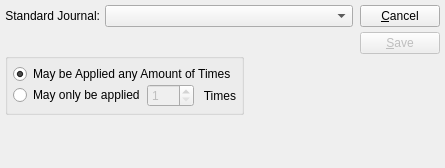
<?xml version="1.0" encoding="UTF-8"?>
<ui version="4.0">
 <comment>This file is part of the xTuple ERP: PostBooks Edition, a free and
open source Enterprise Resource Planning software suite,
Copyright (c) 1999-2019 by OpenMFG LLC, d/b/a xTuple.
It is licensed to you under the Common Public Attribution License
version 1.0, the full text of which (including xTuple-specific Exhibits)
is available at www.xtuple.com/CPAL.  By using this software, you agree
to be bound by its terms.</comment>
 <class>standardJournalGroupItem</class>
 <widget class="QDialog" name="standardJournalGroupItem">
  <property name="geometry">
   <rect>
    <x>0</x>
    <y>0</y>
    <width>445</width>
    <height>168</height>
   </rect>
  </property>
  <property name="windowTitle">
   <string>Standard Journal Group Item</string>
  </property>
  <layout class="QHBoxLayout">
   <property name="spacing">
    <number>7</number>
   </property>
   <property name="margin">
    <number>5</number>
   </property>
   <item>
    <layout class="QVBoxLayout">
     <property name="spacing">
      <number>0</number>
     </property>
     <property name="margin">
      <number>0</number>
     </property>
     <item>
      <layout class="QVBoxLayout">
       <property name="spacing">
        <number>5</number>
       </property>
       <property name="margin">
        <number>0</number>
       </property>
       <item>
        <layout class="QHBoxLayout">
         <property name="spacing">
          <number>5</number>
         </property>
         <property name="margin">
          <number>0</number>
         </property>
         <item>
          <widget class="QLabel" name="_stdjrnlLit">
           <property name="text">
            <string>Standard Journal:</string>
           </property>
           <property name="alignment">
            <set>Qt::AlignRight|Qt::AlignTrailing|Qt::AlignVCenter</set>
           </property>
          </widget>
         </item>
         <item>
          <widget class="XComboBox" name="_stdjrnl">
           <property name="sizePolicy">
            <sizepolicy hsizetype="Expanding" vsizetype="Fixed">
             <horstretch>0</horstretch>
             <verstretch>0</verstretch>
            </sizepolicy>
           </property>
           <property name="allowNull">
            <bool>true</bool>
           </property>
          </widget>
         </item>
        </layout>
       </item>
       <item>
        <layout class="QHBoxLayout">
         <property name="spacing">
          <number>0</number>
         </property>
         <property name="margin">
          <number>0</number>
         </property>
         <item>
          <widget class="DateCluster" name="_dates"/>
         </item>
         <item>
          <spacer>
           <property name="orientation">
            <enum>Qt::Horizontal</enum>
           </property>
           <property name="sizeType">
            <enum>QSizePolicy::Expanding</enum>
           </property>
           <property name="sizeHint" stdset="0">
            <size>
             <width>200</width>
             <height>16</height>
            </size>
           </property>
          </spacer>
         </item>
        </layout>
       </item>
       <item>
        <layout class="QHBoxLayout">
         <property name="spacing">
          <number>0</number>
         </property>
         <property name="margin">
          <number>0</number>
         </property>
         <item>
          <widget class="QGroupBox" name="_applyGroup">
           <property name="title">
            <string/>
           </property>
           <layout class="QVBoxLayout">
            <property name="spacing">
             <number>0</number>
            </property>
            <property name="margin">
             <number>5</number>
            </property>
            <item>
             <widget class="QRadioButton" name="_unlimited">
              <property name="text">
               <string>May be Applied any Amount of Times</string>
              </property>
              <property name="checked">
               <bool>true</bool>
              </property>
             </widget>
            </item>
            <item>
             <layout class="QHBoxLayout">
              <property name="spacing">
               <number>0</number>
              </property>
              <property name="margin">
               <number>0</number>
              </property>
              <item>
               <layout class="QHBoxLayout">
                <property name="spacing">
                 <number>2</number>
                </property>
                <property name="margin">
                 <number>0</number>
                </property>
                <item>
                 <widget class="QRadioButton" name="_limited">
                  <property name="text">
                   <string>May only be applied</string>
                  </property>
                 </widget>
                </item>
                <item>
                 <widget class="QSpinBox" name="_toApply">
                  <property name="enabled">
                   <bool>false</bool>
                  </property>
                  <property name="minimum">
                   <number>1</number>
                  </property>
                  <property name="maximum">
                   <number>999</number>
                  </property>
                 </widget>
                </item>
                <item>
                 <widget class="QLabel" name="_timesLit">
                  <property name="text">
                   <string>Times</string>
                  </property>
                  <property name="alignment">
                   <set>Qt::AlignRight|Qt::AlignTrailing|Qt::AlignVCenter</set>
                  </property>
                 </widget>
                </item>
               </layout>
              </item>
              <item>
               <spacer>
                <property name="orientation">
                 <enum>Qt::Horizontal</enum>
                </property>
                <property name="sizeType">
                 <enum>QSizePolicy::Preferred</enum>
                </property>
                <property name="sizeHint" stdset="0">
                 <size>
                  <width>0</width>
                  <height>10</height>
                 </size>
                </property>
               </spacer>
              </item>
             </layout>
            </item>
           </layout>
          </widget>
         </item>
         <item>
          <spacer>
           <property name="orientation">
            <enum>Qt::Horizontal</enum>
           </property>
           <property name="sizeType">
            <enum>QSizePolicy::Expanding</enum>
           </property>
           <property name="sizeHint" stdset="0">
            <size>
             <width>61</width>
             <height>10</height>
            </size>
           </property>
          </spacer>
         </item>
        </layout>
       </item>
      </layout>
     </item>
     <item>
      <spacer>
       <property name="orientation">
        <enum>Qt::Vertical</enum>
       </property>
       <property name="sizeType">
        <enum>QSizePolicy::Expanding</enum>
       </property>
       <property name="sizeHint" stdset="0">
        <size>
         <width>16</width>
         <height>16</height>
        </size>
       </property>
      </spacer>
     </item>
    </layout>
   </item>
   <item>
    <layout class="QVBoxLayout">
     <property name="spacing">
      <number>0</number>
     </property>
     <property name="margin">
      <number>0</number>
     </property>
     <item>
      <layout class="QVBoxLayout">
       <property name="spacing">
        <number>5</number>
       </property>
       <property name="margin">
        <number>0</number>
       </property>
       <item>
        <widget class="QPushButton" name="_close">
         <property name="text">
          <string>&amp;Cancel</string>
         </property>
        </widget>
       </item>
       <item>
        <widget class="QPushButton" name="_save">
         <property name="enabled">
          <bool>false</bool>
         </property>
         <property name="text">
          <string>&amp;Save</string>
         </property>
         <property name="default">
          <bool>true</bool>
         </property>
        </widget>
       </item>
      </layout>
     </item>
     <item>
      <spacer>
       <property name="orientation">
        <enum>Qt::Vertical</enum>
       </property>
       <property name="sizeType">
        <enum>QSizePolicy::Expanding</enum>
       </property>
       <property name="sizeHint" stdset="0">
        <size>
         <width>20</width>
         <height>20</height>
        </size>
       </property>
      </spacer>
     </item>
    </layout>
   </item>
  </layout>
 </widget>
 <layoutdefault spacing="6" margin="11"/>
 <customwidgets>
  <customwidget>
   <class>DateCluster</class>
   <extends>QWidget</extends>
   <header>datecluster.h</header>
   <container>1</container>
  </customwidget>
  <customwidget>
   <class>XComboBox</class>
   <extends>QComboBox</extends>
   <header>xcombobox.h</header>
  </customwidget>
 </customwidgets>
 <tabstops>
  <tabstop>_stdjrnl</tabstop>
  <tabstop>_dates</tabstop>
  <tabstop>_unlimited</tabstop>
  <tabstop>_limited</tabstop>
  <tabstop>_toApply</tabstop>
  <tabstop>_save</tabstop>
  <tabstop>_close</tabstop>
 </tabstops>
 <resources/>
 <connections>
  <connection>
   <sender>_limited</sender>
   <signal>toggled(bool)</signal>
   <receiver>_toApply</receiver>
   <slot>setEnabled(bool)</slot>
   <hints>
    <hint type="sourcelabel">
     <x>20</x>
     <y>20</y>
    </hint>
    <hint type="destinationlabel">
     <x>20</x>
     <y>20</y>
    </hint>
   </hints>
  </connection>
  <connection>
   <sender>_stdjrnl</sender>
   <signal>valid(bool)</signal>
   <receiver>_save</receiver>
   <slot>setEnabled(bool)</slot>
   <hints>
    <hint type="sourcelabel">
     <x>20</x>
     <y>20</y>
    </hint>
    <hint type="destinationlabel">
     <x>20</x>
     <y>20</y>
    </hint>
   </hints>
  </connection>
  <connection>
   <sender>_close</sender>
   <signal>clicked()</signal>
   <receiver>standardJournalGroupItem</receiver>
   <slot>reject()</slot>
   <hints>
    <hint type="sourcelabel">
     <x>20</x>
     <y>20</y>
    </hint>
    <hint type="destinationlabel">
     <x>20</x>
     <y>20</y>
    </hint>
   </hints>
  </connection>
 </connections>
</ui>
